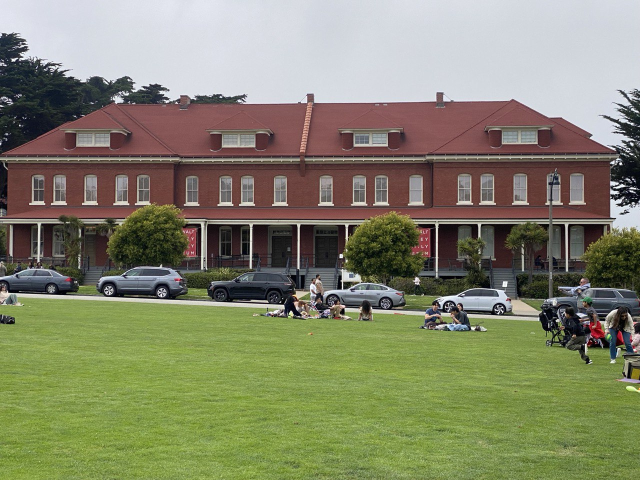
#> input picture house_car_image.jpg, 1280 x 960 px (shown at 1/2 size)
$ python main.py
#> lines starting #> are read from the running program, lines starting #| are printed output that depends on the picture; after the words box and inside, x2 and y2 are one past the last pixel; in counts of white or black regions, pixels touching at a corner belong together
import cv2
import numpy as np

def iou(boxA, boxB):
    # Compute Intersection over Union (IoU) between two bounding boxes
    xA = max(boxA[0], boxB[0])
    yA = max(boxA[1], boxB[1])
    xB = min(boxA[0] + boxA[2], boxB[0] + boxB[2])
    yB = min(boxA[1] + boxA[3], boxB[1] + boxB[3])
    interArea = max(0, xB - xA) * max(0, yB - yA)
    boxAArea = boxA[2] * boxA[3]
    boxBArea = boxB[2] * boxB[3]
    iou = interArea / float(boxAArea + boxBArea - interArea)
    return iou

# Load and preprocess the image
image = cv2.imread('house_car_image.jpg')
#> image is the input picture: shape (960, 1280, 3); mean B, G, R 106, 132.5, 131.1
gray = cv2.cvtColor(image, cv2.COLOR_BGR2GRAY)  # Convert to grayscale for edge detection
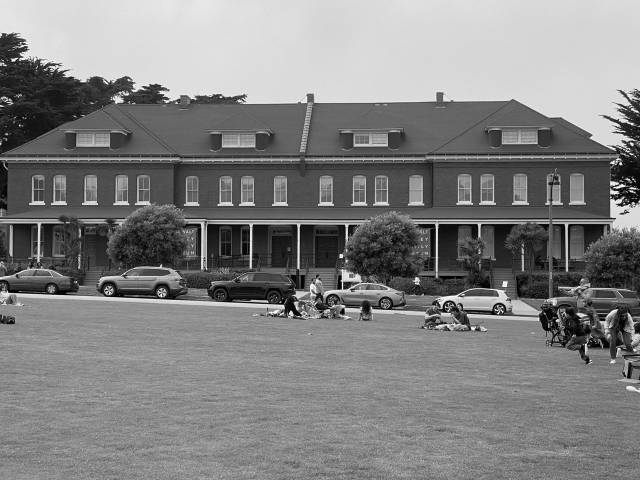
#> gray: shape (960, 1280) (shown at 1/2 size); min 0, max 255, mean 129

detected_boxes = []  # List to store detected window boxes
window_count = 0  # Counter for the number of detected windows

# Iterate over different aperture sizes for edge detection
# This allows testing various settings to find the best edge detection results
for aperture in [3, 5]:
    # Apply edge detection to find boundaries
    edges = cv2.Canny(gray, 70, 80, apertureSize=aperture)

    # Find contours in the edge-detected image
    contours, _ = cv2.findContours(edges, cv2.RETR_TREE, cv2.CHAIN_APPROX_SIMPLE)

    for contour in contours:
        area = cv2.contourArea(contour)
        # Filter contours based on area size to identify potential windows
        if area < 500 or area > 2000:
            continue

        approx = cv2.approxPolyDP(contour, 0.05 * cv2.arcLength(contour, True), True)

        # Check if the shape is roughly rectangular
        if len(approx) < 4:
            continue

        x, y, w, h = cv2.boundingRect(contour)
        aspect_ratio = float(w) / h

        # Check if the aspect ratio is within a reasonable range for windows
        if aspect_ratio < 0.1 or aspect_ratio > 1.5:
            continue

        new_box = (x, y, w, h)

        # Ensure the new box does not overlap significantly with existing boxes
        if any(iou(new_box, box) > 0.1 for box in detected_boxes):
            continue

        detected_boxes.append(new_box)

        # Draw rectangle around the detected window
        cv2.rectangle(image, (x, y), (x + w, y + h), (0, 255, 0), 2)
        # Label the window with its count
        cv2.putText(image, str(window_count), (x, y - 10), cv2.FONT_HERSHEY_SIMPLEX, 0.5, (0, 255, 0), 2)
#> this loop made 2 passes
#> pass 1, `edges = cv2.Canny(gray, 70, 80, apertureSize=aperture)`:
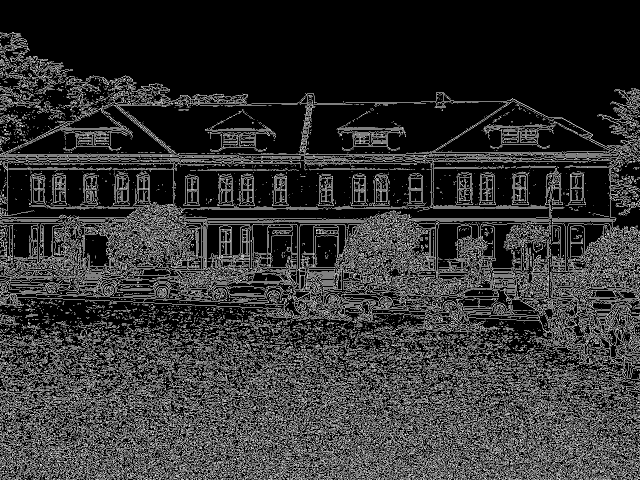
#> edges: shape (960, 1280) (shown at 1/2 size); 19.9% white in thin lines or dots
#> pass 2, `edges = cv2.Canny(gray, 70, 80, apertureSize=aperture)`:
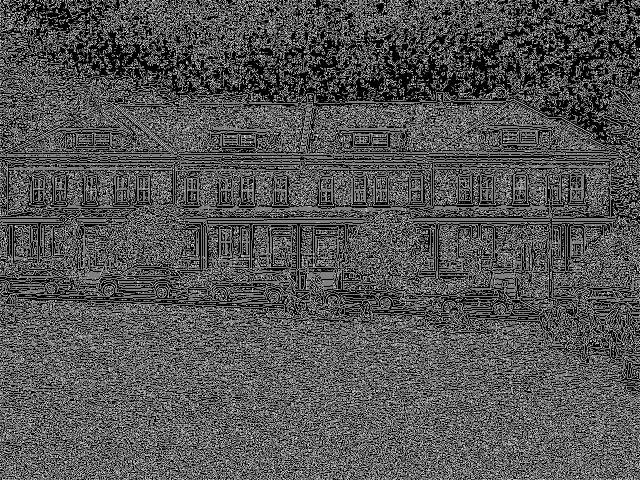
#> edges: shape (960, 1280) (shown at 1/2 size); 32.8% white in thin lines or dots
#> after the loop:
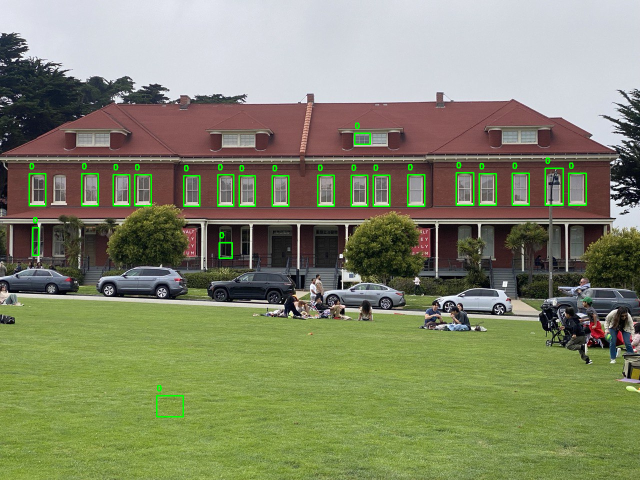
#> image: shape (960, 1280, 3) (shown at 1/2 size); 1.08% of pixels changed, all inside (x1, y1, x2, y2) = (57, 245, 1174, 835)
#> after the loop, detected_boxes = 21 items, first 6: (65, 455, 12, 55), (544, 351, 33, 61), (478, 351, 32, 61), (367, 351, 32, 61), (702, 350, 33, 62), (635, 350, 33, 62)

# Print the total number of detected windows
print("Number of windows:", len(detected_boxes))
#| Number of windows: 21

# Save and display the result
cv2.imwrite('windows_detected.jpg', image)  # Save the final image with detected windows
cv2.imshow("Detected Windows", image)  # Show the image
cv2.waitKey(0)  # Wait for a key press
cv2.destroyAllWindows()  # Close all OpenCV windows
